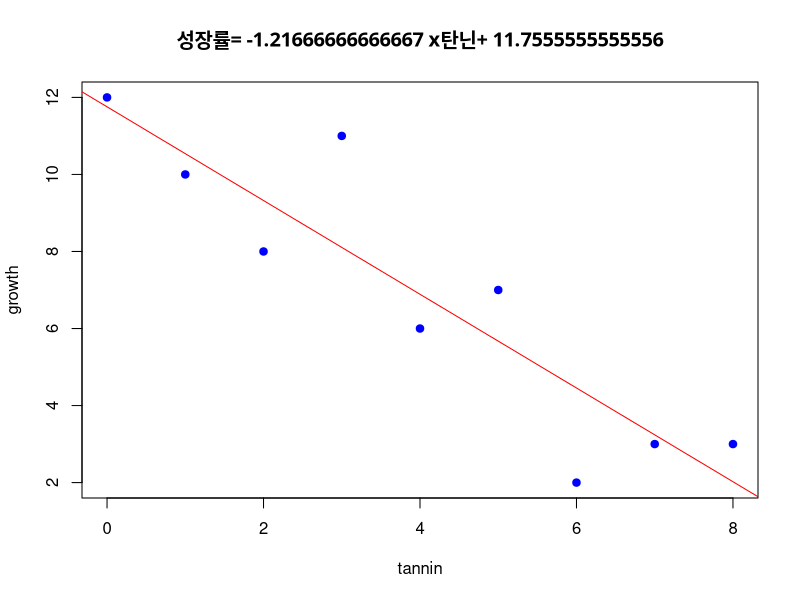

Generate this figure with R:
#1. 데이터를 수집한다
setwd("/Users/macbook/Documents/itwill/R")
reg <- read.table("regression.txt", header = T)
reg

#2. 데이터를 산포도 그래프로 시각화한다
attach(reg)
plot(growth ~ tannin, data = reg, pch = 21, col = 'blue', bg = 'blue')

#3. 회귀분석을 해서 회귀계수인 기울기와 절편을 구합니다.
#lm: 회귀함수, growth 종속변수, tannin: 독립변수
model <- lm(growth ~ tannin, data = reg)
model

#4. 회귀직선을 abline으로 시각화 합니다
abline(model, col = 'red')

#5. 그래프 제목을 회귀 직선의 방정식으로 출력되게 합니다.
a<-model$coefficients[2] #기울기
b<-model$coefficients[1] #절편

par(family="AppleGothic")
title(paste('성장률=', a, 'x탄닌+', b))